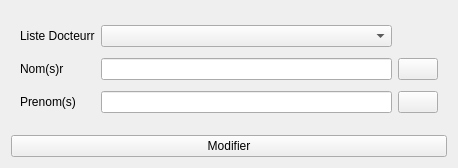
<?xml version="1.0" encoding="UTF-8"?>
<ui version="4.0">
 <class>Form</class>
 <widget class="QWidget" name="Form">
  <property name="windowModality">
   <enum>Qt::ApplicationModal</enum>
  </property>
  <property name="geometry">
   <rect>
    <x>0</x>
    <y>0</y>
    <width>458</width>
    <height>168</height>
   </rect>
  </property>
  <property name="minimumSize">
   <size>
    <width>0</width>
    <height>0</height>
   </size>
  </property>
  <property name="maximumSize">
   <size>
    <width>16777215</width>
    <height>16777215</height>
   </size>
  </property>
  <property name="windowTitle">
   <string>Form</string>
  </property>
  <layout class="QVBoxLayout" name="verticalLayout">
   <item>
    <widget class="QWidget" name="widget" native="true">
     <layout class="QGridLayout" name="gridLayout">
      <item row="0" column="0">
       <widget class="QLabel" name="label_11">
        <property name="text">
         <string>Liste Docteurr</string>
        </property>
       </widget>
      </item>
      <item row="1" column="1">
       <widget class="QLineEdit" name="dr_nom"/>
      </item>
      <item row="2" column="2">
       <widget class="QPushButton" name="ic2">
        <property name="text">
         <string/>
        </property>
       </widget>
      </item>
      <item row="1" column="0">
       <widget class="QLabel" name="label">
        <property name="text">
         <string>Nom(s)r</string>
        </property>
       </widget>
      </item>
      <item row="0" column="1">
       <widget class="QComboBox" name="list_dr"/>
      </item>
      <item row="2" column="0">
       <widget class="QLabel" name="label_2">
        <property name="text">
         <string>Prenom(s)</string>
        </property>
       </widget>
      </item>
      <item row="2" column="1">
       <widget class="QLineEdit" name="dr_prenom"/>
      </item>
      <item row="1" column="2">
       <widget class="QPushButton" name="ic1">
        <property name="text">
         <string/>
        </property>
       </widget>
      </item>
     </layout>
    </widget>
   </item>
   <item>
    <widget class="QPushButton" name="mod_dr">
     <property name="text">
      <string>Modifier</string>
     </property>
    </widget>
   </item>
  </layout>
 </widget>
 <resources/>
 <connections/>
</ui>
